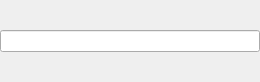
<?xml version="1.0" encoding="UTF-8"?>
<ui version="4.0">
 <class>SwitchableCombobox</class>
 <widget class="QWidget" name="SwitchableCombobox">
  <property name="geometry">
   <rect>
    <x>0</x>
    <y>0</y>
    <width>260</width>
    <height>82</height>
   </rect>
  </property>
  <property name="windowTitle">
   <string>Form</string>
  </property>
  <layout class="QHBoxLayout" name="horizontalLayout">
   <property name="leftMargin">
    <number>0</number>
   </property>
   <property name="topMargin">
    <number>0</number>
   </property>
   <property name="rightMargin">
    <number>0</number>
   </property>
   <property name="bottomMargin">
    <number>0</number>
   </property>
   <item>
    <widget class="QStackedWidget" name="stacked_widget">
     <widget class="QWidget" name="line_edit_frame">
      <layout class="QHBoxLayout" name="horizontalLayout_2">
       <property name="leftMargin">
        <number>0</number>
       </property>
       <property name="topMargin">
        <number>0</number>
       </property>
       <property name="rightMargin">
        <number>0</number>
       </property>
       <property name="bottomMargin">
        <number>0</number>
       </property>
       <item>
        <widget class="QLineEdit" name="line_edit">
         <property name="readOnly">
          <bool>true</bool>
         </property>
        </widget>
       </item>
      </layout>
     </widget>
     <widget class="QWidget" name="combobox_frame">
      <layout class="QHBoxLayout" name="horizontalLayout_3">
       <property name="leftMargin">
        <number>0</number>
       </property>
       <property name="topMargin">
        <number>0</number>
       </property>
       <property name="rightMargin">
        <number>0</number>
       </property>
       <property name="bottomMargin">
        <number>0</number>
       </property>
       <item>
        <widget class="QComboBox" name="comboBox"/>
       </item>
      </layout>
     </widget>
    </widget>
   </item>
  </layout>
 </widget>
 <resources/>
 <connections/>
</ui>
